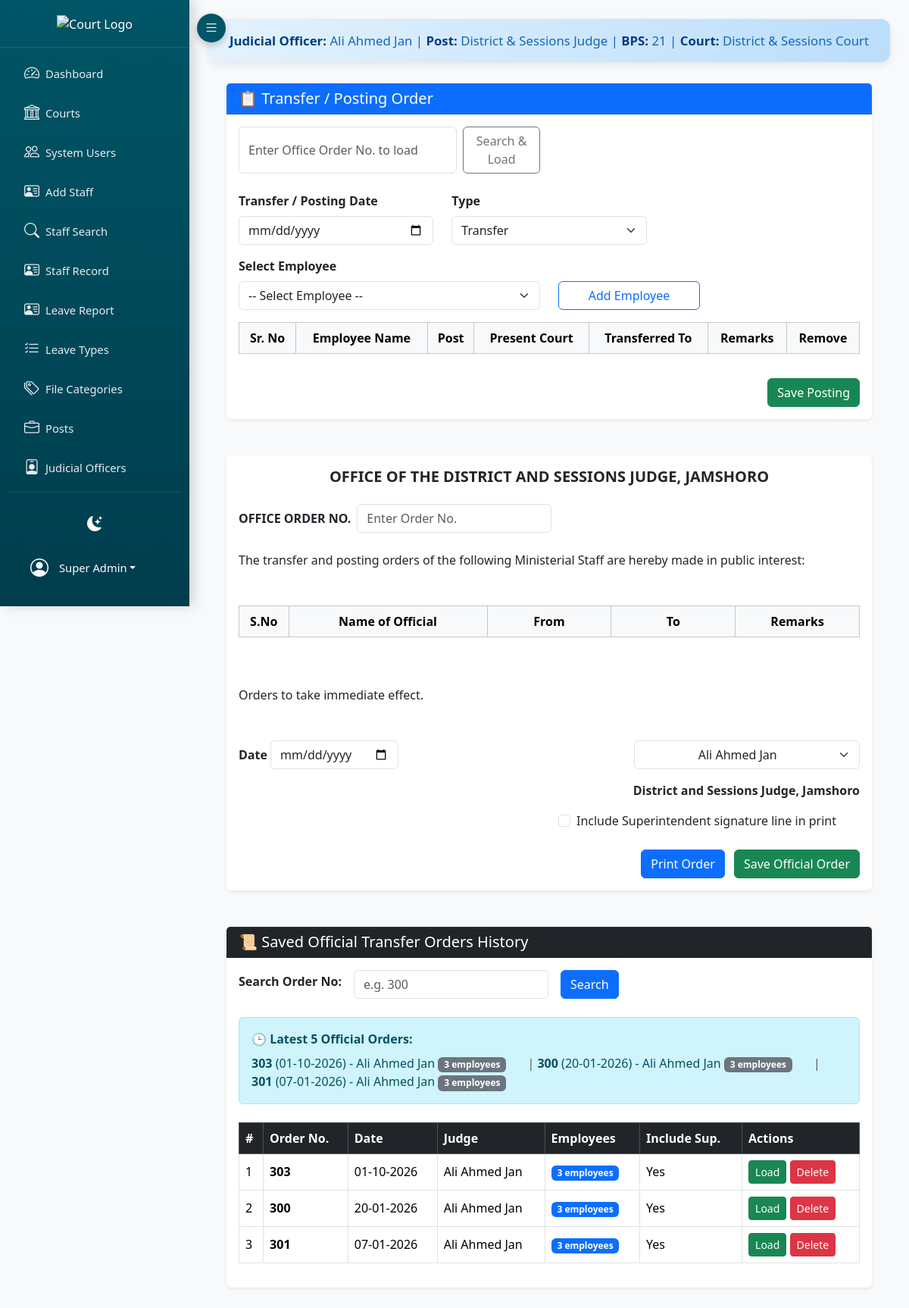
The page /project_root/index.php?page=transfer_posting (signed in) on the database its author committed.
### tables this page shows
CREATE TABLE IF NOT EXISTS `judicial_officers` (
  `id` int(11) NOT NULL AUTO_INCREMENT,
  `officer_id` int(11) DEFAULT NULL,
  `post_id` int(11) DEFAULT NULL,
  `name` varchar(255) NOT NULL,
  `post` varchar(255) NOT NULL,
  `bps` varchar(20) NOT NULL,
  `court_id` int(11) DEFAULT NULL,
  `created_at` timestamp NULL DEFAULT CURRENT_TIMESTAMP,
  `status` varchar(50) DEFAULT 'Posted',
  `joining_date` date DEFAULT NULL,
  `transferred_date` date DEFAULT NULL,
  `district_id` int(11) DEFAULT NULL,
  `transferred_district` varchar(255) DEFAULT NULL,
  PRIMARY KEY (`id`),
  KEY `court_id` (`court_id`),
  KEY `fk_district` (`district_id`),
  KEY `fk_post` (`post_id`),
  KEY `fk_officer` (`officer_id`)
);

CREATE TABLE IF NOT EXISTS `courts` (
  `id` int(11) NOT NULL AUTO_INCREMENT,
  `name` varchar(255) NOT NULL,
  `district` varchar(255) DEFAULT NULL,
  `taluka` varchar(255) DEFAULT NULL,
  PRIMARY KEY (`id`)
);

CREATE TABLE IF NOT EXISTS `official_transfer_orders` (
  `id` int(11) NOT NULL AUTO_INCREMENT,
  `order_no` varchar(100) NOT NULL,
  `order_date` date NOT NULL,
  `judge_id` int(11) NOT NULL,
  `include_superintendent` tinyint(1) DEFAULT '0',
  `employees_data` json NOT NULL,
  `created_at` timestamp NULL DEFAULT CURRENT_TIMESTAMP,
  `updated_at` timestamp NULL DEFAULT CURRENT_TIMESTAMP ON UPDATE CURRENT_TIMESTAMP,
  PRIMARY KEY (`id`),
  UNIQUE KEY `order_no` (`order_no`),
  KEY `judge_id` (`judge_id`)
);

### backend/views/transfer_posting.php (the view, shortened to what the rows shown need)
<?php
include __DIR__ . '/header.php';
?>
<div class="container my-4">
    <div class="card shadow-sm border-0">
        <div class="card-body">
            <form method="post" action="?page=save_transfer_posting" id="transferForm">
                <div class="table-responsive">
                    <table class="table table-bordered text-center" id="transferTable">
                        <thead class="table-light">
                            <tr>
                                <th>Sr. No</th>
                                <th>Employee Name</th>
                                <th>Post</th>
                                <th>Present Court</th>
                                <th>Transferred To</th>
                                <th>Remarks</th>
                                <th>Remove</th>
                            </tr>
                        </thead>
                    </table>
                </div>
            </form>
        </div>
    </div>
</div>
<div class="container my-5" id="officialOrderSection">
    <div class="card border-0 shadow-sm">
        <div class="card-body">
            <div class="table-responsive mb-5">
                <table class="table table-bordered text-center w-100" id="officialOrderTable">
                    <thead class="table-light">
                        <tr>
                            <th style="width:8%">S.No</th>
                            <th style="width:32%">Name of Official</th>
                            <th style="width:20%">From</th>
                            <th style="width:20%">To</th>
                            <th style="width:20%">Remarks</th>
                        </tr>
                    </thead>
                </table>
            </div>
        </div>
    </div>
</div>
<div class="container my-5">
    <div class="card shadow-sm border-0">
        <div class="card-body">
            <?php
            $perPage = 10;
            $page = isset($_GET['history_page']) ? max(1, (int)$_GET['history_page']) : 1;
            $offset = ($page - 1) * $perPage;
            $search = trim($_GET['search_history'] ?? '');
            $where = '';
            $params = [];
            $sql = "SELECT o.*, j.name AS judge_name
                    FROM official_transfer_orders o
                    LEFT JOIN judicial_officers j ON j.id = o.judge_id
                    $where
                    ORDER BY o.order_date DESC, o.id DESC
                    LIMIT $perPage OFFSET $offset";
            $stmt = $pdo->prepare($sql);
            $stmt->execute($params);
            $orders = $stmt->fetchAll(PDO::FETCH_ASSOC);
            ?>
            <?php if (empty($search)): ?>
                <?php
                $latestStmt = $pdo->query("
                    SELECT order_no, order_date, judge_id,
                           (SELECT name FROM judicial_officers WHERE id = judge_id) AS judge_name,
                           employees_data
                    FROM official_transfer_orders
                    ORDER BY order_date DESC, id DESC
                    LIMIT 5
                ");
                $latestOrders = $latestStmt->fetchAll(PDO::FETCH_ASSOC);
                ?>
                <?php if (!empty($latestOrders)): ?>
                    <div class="alert alert-info mb-4">
                        <div class="mt-2">
                            <?php foreach ($latestOrders as $i => $ord):
                                $empCount = count(json_decode($ord['employees_data'] ?? '[]', true));
                            ?>
                                <div class="d-inline-block me-4">
                                    <strong><?= htmlspecialchars($ord['order_no']) ?></strong>
                                    (<?= date('d-m-Y', strtotime($ord['order_date'])) ?>)
                                    - <?= htmlspecialchars($ord['judge_name'] ?? 'N/A') ?>
                                    <span class="badge bg-secondary"><?= $empCount ?> employee<?= $empCount != 1 ? 's' : '' ?></span>
                                </div>
                                <?php if ($i < 4 && $i < count($latestOrders)-1): ?><span class="text-muted">|</span><?php endif; ?>
                            <?php endforeach; ?>
                        </div>
                    </div>
                <?php endif; ?>
            <?php endif; ?>
            <div class="table-responsive">
                <table class="table table-hover table-bordered align-middle">
                    <thead class="table-dark">
                        <tr>
                            <th>#</th>
                            <th>Order No.</th>
                            <th>Date</th>
                            <th>Judge</th>
                            <th>Employees</th>
                            <th>Include Sup.</th>
                            <th>Actions</th>
                        </tr>
                    </thead>
                    <tbody>
                        <?php if (empty($orders)): ?>
                            <tr>
                                <td colspan="7" class="text-center py-4 text-muted">No official orders found.</td>
                            </tr>
                        <?php else: ?>
                            <?php foreach ($orders as $index => $order):
                                $empData = json_decode($order['employees_data'] ?? '[]', true);
                                $empCount = is_array($empData) ? count($empData) : 0;
                            ?>
                                <tr>
                                    <td><?= $offset + $index + 1 ?></td>
                                    <td><strong><?= htmlspecialchars($order['order_no']) ?></strong></td>
                                    <td><?= date('d-m-Y', strtotime($order['order_date'])) ?></td>
                                    <td><?= htmlspecialchars($order['judge_name'] ?? 'N/A') ?></td>
                                    <td><span class="badge bg-primary"><?= $empCount ?> employee<?= $empCount != 1 ? 's' : '' ?></span></td>
                                    <td><?= $order['include_superintendent'] ? 'Yes' : 'No' ?></td>
                                    <td>
                                        <button type="button" class="btn btn-sm btn-success" onclick="loadOrder('<?= htmlspecialchars($order['order_no']) ?>')">
                                            Load
                                        </button>
                                        <button type="button" class="btn btn-sm btn-danger" onclick="deleteOrder(<?= $order['id'] ?>, '<?= htmlspecialchars($order['order_no']) ?>')">
                                            Delete
                                        </button>
                                    </td>
                                </tr>
                            <?php endforeach; ?>
                        <?php endif; ?>
                    </tbody>
                </table>
            </div>
        </div>
    </div>
</div>
<?php include __DIR__ . '/footer.php'; ?>

### backend/views/header.php (shortened to what the rows shown need)
<?php if (!isset($_SESSION)) session_start();
$user = $_SESSION['user'] ?? null;
$isAdmin = $user && (($user['role'] ?? '') === 'admin');
$judicialInfo = null;
if ($isAdmin && isset($pdo)) {
    try {
        $stmt = $pdo->prepare("
            SELECT jo.name AS officer_name,
                   jo.post AS officer_post,
                   jo.bps AS officer_bps,
                   c.name AS court_name
            FROM judicial_officers jo
            LEFT JOIN courts c ON c.id = jo.court_id
            WHERE jo.post = 'District & Sessions Judge'
              AND jo.status = 'Posted'
            LIMIT 1
        ");
        $stmt->execute();
        $judicialInfo = $stmt->fetch(PDO::FETCH_ASSOC);
    } catch (Throwable $e) {
    }
}
?>
<!DOCTYPE html>
<html lang="en" data-bs-theme="light">
<head>
    <link href="https://cdn.jsdelivr.net/npm/bootstrap@5.3.2/dist/css/bootstrap.min.css" rel="stylesheet">
    <link href="https://cdn.jsdelivr.net/npm/bootstrap-icons@1.11.3/font/bootstrap-icons.min.css" rel="stylesheet">
</head>
<body>
<div class="main-content" id="mainContent">
    <?php if ($isAdmin && $judicialInfo): ?>
    <div class="judicial-bar">
        <strong>Judicial Officer:</strong> <?= htmlspecialchars($judicialInfo['officer_name']) ?> |
        <strong>Post:</strong> <?= htmlspecialchars($judicialInfo['officer_post']) ?> |
        <strong>BPS:</strong> <?= htmlspecialchars($judicialInfo['officer_bps']) ?> |
        <strong>Court:</strong> <?= htmlspecialchars($judicialInfo['court_name'] ?? 'District & Sessions Court Jamshoro') ?>
    </div>
    <?php endif; ?>
    <div class="container-fluid">

### rows shown on the page
judicial_officers: name "Ali Ahmed Jan", post "District & Sessions Judge", bps "21", court.name "District & Sessions Court"
official_transfer_orders: order_no "303", order_date "01-10-2026", judge_name "Ali Ahmed Jan", employees_data "3", index "1", judicial_officers.name "Ali Ahmed Jan", include_superintendent "Yes"
official_transfer_orders: order_no "300", order_date "20-01-2026", judge_name "Ali Ahmed Jan", employees_data "3", index "2", judicial_officers.name "Ali Ahmed Jan", include_superintendent "Yes"
official_transfer_orders: order_no "301", order_date "07-01-2026", judge_name "Ali Ahmed Jan", employees_data "3", index "3", judicial_officers.name "Ali Ahmed Jan", include_superintendent "Yes"

### other values the page prints
$user['name'] "Super Admin"
form field value "Ali Ahmed Jan"
